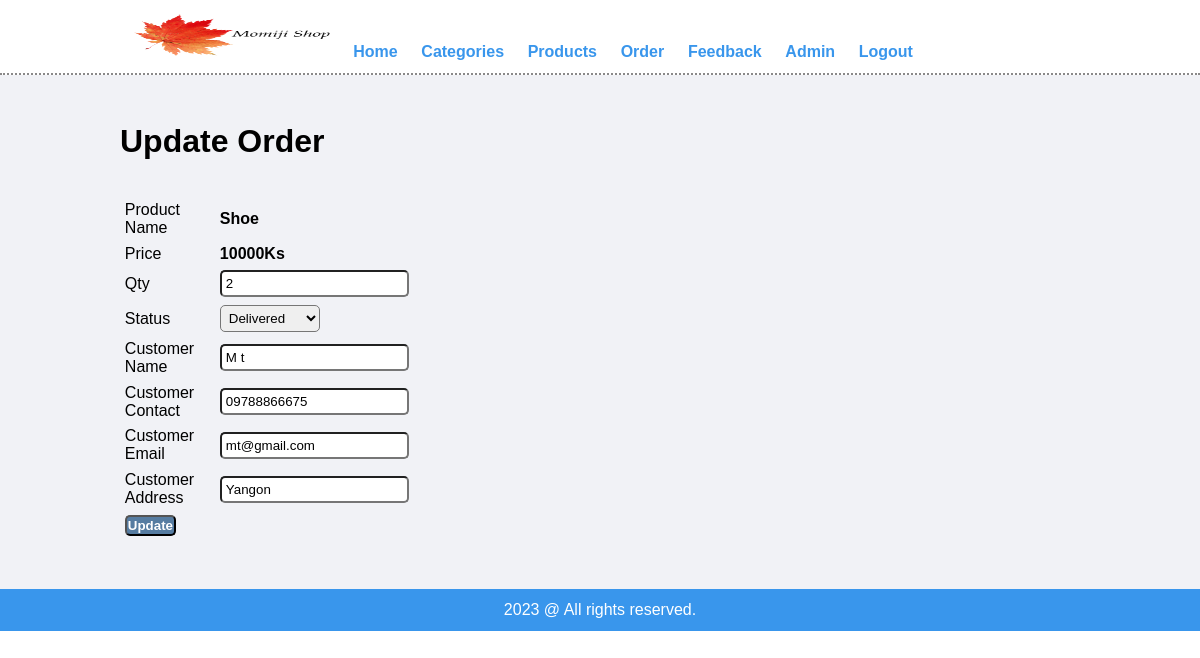
The page /admin/update_order.php?id=13 (signed in) on the database its author committed.
### tables this page shows
CREATE TABLE `tblorder` (
  `id` int(1) NOT NULL,
  `product` varchar(255) NOT NULL,
  `price` int(255) NOT NULL,
  `qty` int(255) NOT NULL,
  `total` int(255) NOT NULL,
  `order_date` varchar(255) NOT NULL,
  `status` varchar(255) NOT NULL,
  `customer_name` varchar(255) NOT NULL,
  `customer_contact` varchar(255) NOT NULL,
  `customer_email` varchar(255) NOT NULL,
  `customer_address` varchar(255) NOT NULL
);

### admin/update_order.php (the view, shortened to what this page needs)
<?php include('part/header.php'); ?>
<div class="main-content">
    <div class="wrapper">
        <h1>Update Order</h1><br><br>
        <?php
            if(isset($_GET['id'])){
                $id = $_GET['id'];
                $sql = "SELECT * FROM tblorder WHERE id=$id";
                $res = mysqli_query($conn, $sql);
                $count = mysqli_num_rows($res);
                if($count==1){
                    $row = mysqli_fetch_assoc($res);
                    $product = $row['product'];
                    $price = $row['price'];
                    $qty = $row['qty'];
                    $status = $row['status'];
                    $customer_name = $row['customer_name'];
                    $customer_contact = $row['customer_contact'];
                    $customer_email = $row['customer_email'];
                    $customer_address = $row['customer_address'];
                }else{
                    header('location:'.SITE.'admin/order.php');
                }
            }else{
                header('locatoin:'.SITE.'admin/order.php');
            }
        ?>
        <form action="" method="post">
            <table class="tbl-30">
                <tr>
                    <td>Product Name</td>
                    <td><b><?php echo $product; ?></b></td>
                </tr>
                <tr>
                    <td>Price</td>
                    <td><b><?php echo $price; ?>Ks</b></td>
                </tr>
                <tr>
                    <td>Qty</td>
                    <td><input type="number" name="qty" value="<?php echo $qty; ?>" class="tld"></td>
                </tr>
                <tr>
                    <td>Status</td>
                    <td>
                        <select name="status" class="tld">
                            <option <?php if($status=="Delivered"){echo "selected";} ?> value="Delivered">Delivered</option>
                        </select>
                    </td>
                </tr>
                <tr>
                    <td>Customer Name</td>
                    <td>
                        <input type="text" name="customer_name" value="<?php echo $customer_name; ?>" class="tld">
                    </td>
                </tr>
                <tr>
                    <td>Customer Contact</td>
                    <td>
                        <input type="text" name="customer_contact" value="<?php echo $customer_contact; ?>" class="tld">
                    </td>
                </tr>
                <tr>
                    <td>Customer Email</td>
                    <td>
                        <input type="text" name="customer_email" value="<?php echo $customer_email; ?>" class="tld">
                    </td>
                </tr>
                <tr>
                    <td>Customer Address</td>
                    <td>
                        <input type="text" name="customer_address" value="<?php echo $customer_address; ?>" class="tld">
                    </td>
                </tr>
                <tr>
                    <td colspan="2">
                        <input type="submit" name="submit" value="Update" class="btn btn-primary">
                    </td>
                </tr>
            </table>
        </form>
    </div>
</div>
<?php include('part/footer.php'); ?>

### admin/css/adminstyle.css (style rules this page uses)
* { margin: 0; padding: 0; font-family: Arial, Helvetica, sans-serif; }
.wrapper { padding: 1%; width: 80%; margin: 0 auto; }
.tbl-30 { width: 30%; }
.tld { padding: 4px; border-radius: 5px; }
table tr td { padding: 1%; }
.btn-primary { background-color: #567ca1; padding: 1px; color: white; text-decoration: none; font-weight: bold; border-radius: 5px; }
.main-content { background-color: #f1f2f6; padding: 3% 0; }

### rows shown on the page
tblorder: product "Shoe", price "10000", qty "2", status "Delivered", customer_name "M t", customer_contact "09788866675", customer_email "mt@gmail.com", customer_address "Yangon"
